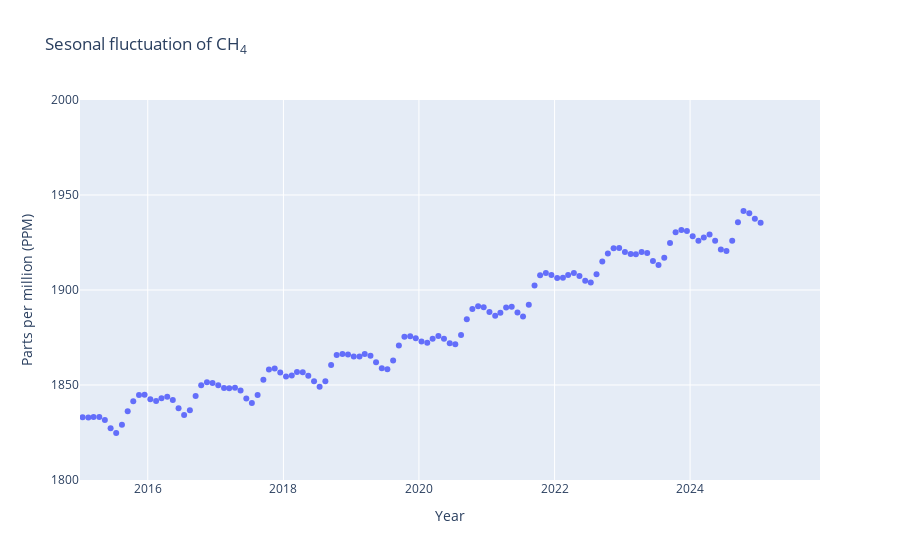

Notebook cell for this chart:
### Code cell
grp2 = ch4_data.groupby(["year", "month"]).mean()["average"]
x = [dt.datetime(year=i[0], month=i[1], day=15) for i in grp2.index]

y = grp2.values

track = go.Scatter(x=x,y=y,mode="markers", name="Actual value")

default_period = (dt.datetime(2015, 1, 1), dt.datetime(2025,12,1))

default_ppm_range = (1800, 2000)

layout=go.Layout(
    title='Sesonal fluctuation of CH<sub>4</sub>',
    yaxis=dict(title="Parts per million (PPM)",range=default_ppm_range),
    xaxis=dict(title="Year", range=default_period)
)

figure = go.Figure(data=[track] , layout=layout)
py.iplot(figure, filename="ch4-ppm-seasonal")

### Figure 1 — Plotly figure (JSON) as saved in the notebook; plotly's stock layout.template omitted (floating-point values rounded to 4 significant figures; data arrays with more than 128 entries replaced by an {"elided": "..."} marker saying what was removed)
{"data": [{"mode": "markers", "name": "Actual value", "type": "scatter", "x": {"elided": "499 str values"}, "y": {"elided": "499 float values"}}], "layout": {"title": {"text": "Sesonal fluctuation of CH<sub>4</sub>"}, "xaxis": {"range": ["2015-01-01T00:00:00", "2025-12-01T00:00:00"], "title": {"text": "Year"}}, "yaxis": {"range": [1800, 2000], "title": {"text": "Parts per million (PPM)"}}}}
